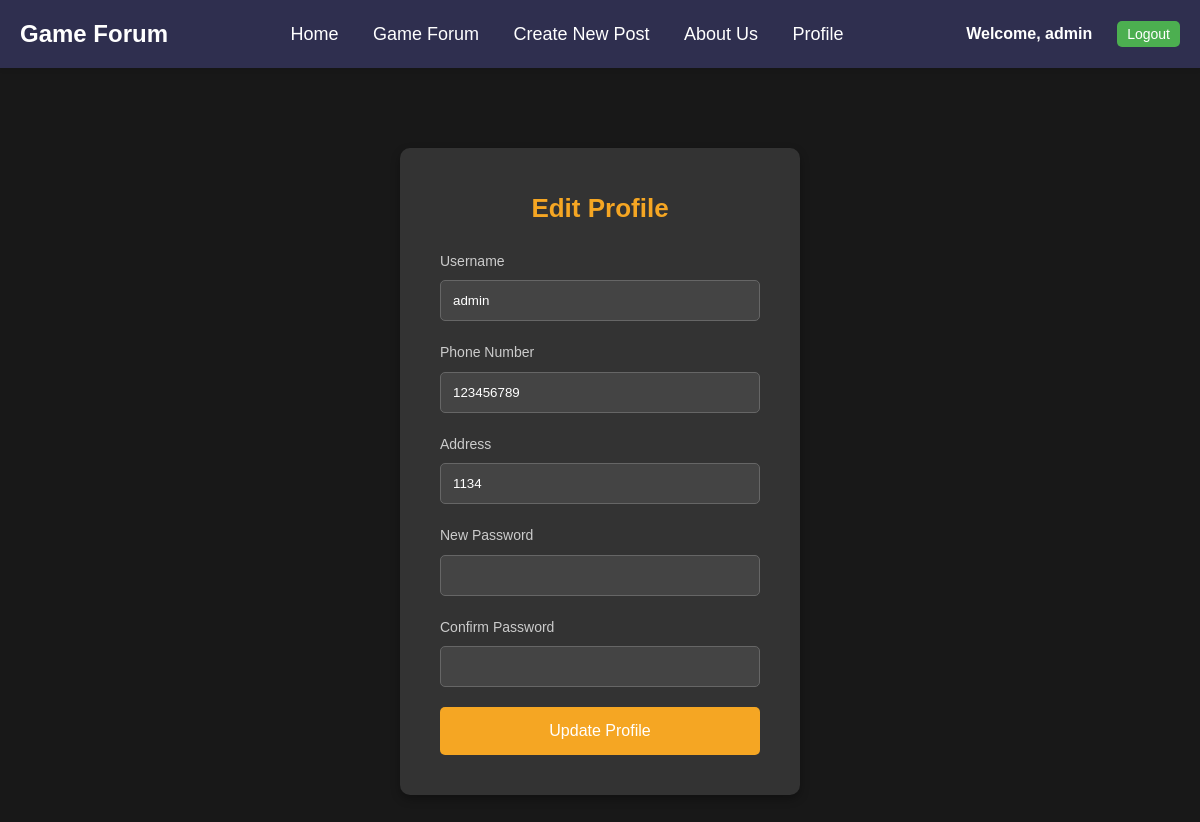
The app's page /profile.php (signed in) with its own data.
### tables this page shows
CREATE TABLE `users` (
  `id` int NOT NULL AUTO_INCREMENT,
  `username` varchar(50) NOT NULL,
  `password` varchar(255) NOT NULL,
  `phone` varchar(20) DEFAULT NULL,
  `address` varchar(255) DEFAULT NULL,
  PRIMARY KEY (`id`)
);

### profile.php (the view, shortened to what this page needs)
<?php
require_once 'db.php';
$isLoggedIn = isset($_SESSION['user_id']);
$stmt = $pdo->prepare("SELECT * FROM users WHERE id = ?");
$stmt->execute([$_SESSION['user_id']]);
$user = $stmt->fetch();
?>
<!DOCTYPE html>
<html lang="en">
<head>
    <link rel="stylesheet" href="./css/forum_home.css">
    <link rel="stylesheet" href="./css/styles.css">
</head>
<body>
    <div class="navbar">
        <div class="logo">
            <a href="#">Game Forum</a>
        </div>
        <div class="menu">
            <a href="./index.php">Home</a>
            <a href="./home.php">Game Forum</a>
            <a href="./create_post.php">Create New Post</a>
            <a href="./about.php">About Us</a>
            <?php if ($isLoggedIn): ?>
                <a href="profile.php">Profile</a>
            <?php endif; ?>
        </div>
        <div class="search">
            <div class="auth-buttons">
                <span class="username">Welcome, <?php echo htmlspecialchars($_SESSION['username']); ?></span>
                <button id="btn-logout" onclick="location.href='logout.php'">Logout</button>
            </div>
        </div>
    </div>
    <div class="container">
        <div class="profile-form">
            <h2>Edit Profile</h2>
            <form action="profile.php" method="POST">
                <label for="username">Username</label>
                <input type="text" id="username" name="username"
                    value="<?php echo htmlspecialchars($user['username']); ?>" required disabled>
                <label for="phone">Phone Number</label>
                <input type="text" id="phone" name="phone" value="<?php echo htmlspecialchars($user['phone']); ?>">
                <label for="address">Address</label>
                <input type="text" id="address" name="address"
                    value="<?php echo htmlspecialchars($user['address']); ?>">
                <label for="password">New Password</label>
                <input type="password" id="password" name="password">
                <label for="confirm_password">Confirm Password</label>
                <input type="password" id="confirm_password" name="confirm_password">
                <button type="submit">Update Profile</button>
            </form>
        </div>
    </div>
</body>
</html>

### css/forum_home.css (style rules this page uses)
body { font-family: 'Roboto', sans-serif; line-height: 1.6; color: #333; background-color: #f5f5f5; background-image: url('../images/background.jpg'); background-size: cover; background-position: center center; background-attachment: fixed; }
.navbar { display: flex; justify-content: space-between; align-items: center; padding: 15px 20px; background-color: #2f2f4f; box-shadow: 0 2px 4px rgba(0, 0, 0, 0.1); }
.navbar .logo a { font-size: 24px; font-weight: bold; color: #fff; text-decoration: none; }
.navbar .menu a { font-size: 18px; color: #fff; text-decoration: none; margin: 0 15px; transition: color 0.3s ease; }
.navbar .search { display: flex; align-items: center; justify-content: flex-start; gap: 10px; }
.navbar .search button { padding: 8px 15px; background-color: #005bb5; color: white; border: none; border-radius: 5px; font-size: 14px; cursor: pointer; transition: background-color 0.3s; }
.navbar .auth-buttons { display: flex; align-items: center; gap: 10px; }
.navbar .auth-buttons button { padding: 5px 10px; background-color: #4CAF50; color: white; border: none; border-radius: 5px; font-size: 14px; cursor: pointer; transition: background-color 0.3s; }
.navbar .auth-buttons .username { color: white; font-weight: bold; margin-right: 15px; }
.search { display: flex; align-items: center; gap: 10px; }
.auth-buttons button { padding: 5px 10px; background-color: #0078d7; color: white; border: none; border-radius: 5px; cursor: pointer; transition: background-color 0.3s; }

### css/styles.css (style rules this page uses)
* { margin: 0; padding: 0; box-sizing: border-box; }
body { background-image: url('../images/background.jpg'); background-size: cover; background-position: center; background-repeat: no-repeat; font-family: 'Arial', sans-serif; background-color: #181818; color: #fff; line-height: 1.6; }
.container { max-width: 1200px; margin: 0 auto; padding: 30px; }
.profile-form { background-color: #333; padding: 40px; border-radius: 10px; width: 400px; margin: 50px auto; box-shadow: 0 4px 10px rgba(0, 0, 0, 0.3); }
.profile-form h2 { text-align: center; color: #f5a623; margin-bottom: 20px; font-size: 26px; }
.profile-form label { display: block; font-size: 14px; color: #ccc; margin-bottom: 8px; }
.profile-form input { width: 100%; padding: 12px; margin-bottom: 20px; background-color: #444; color: #fff; border: 1px solid #666; border-radius: 5px; }
.profile-form button { width: 100%; padding: 15px; background-color: #f5a623; color: #fff; border: none; font-size: 16px; border-radius: 5px; cursor: pointer; transition: background-color 0.3s ease; }

### records on screen
users: username "admin", phone "123456789", address "1134"

### other values on screen
$_SESSION['username'] "admin"
